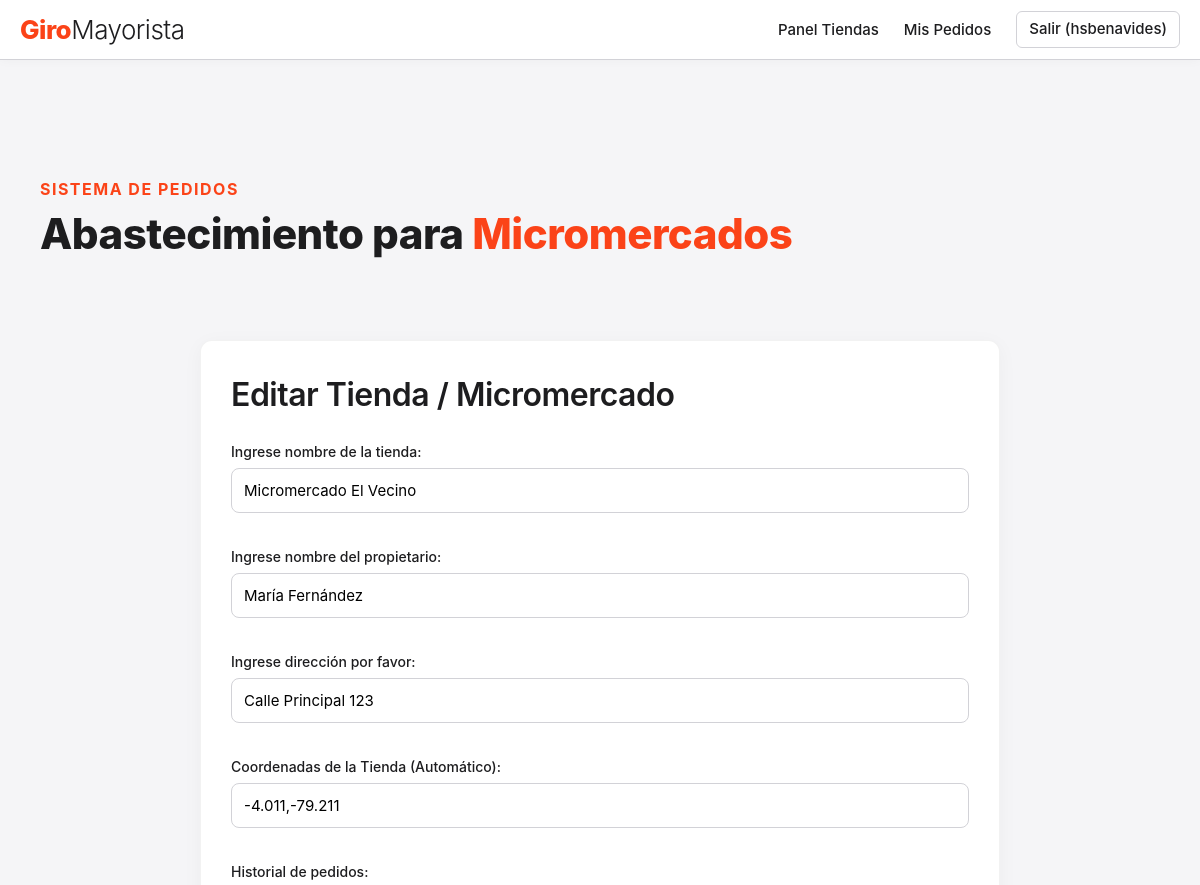
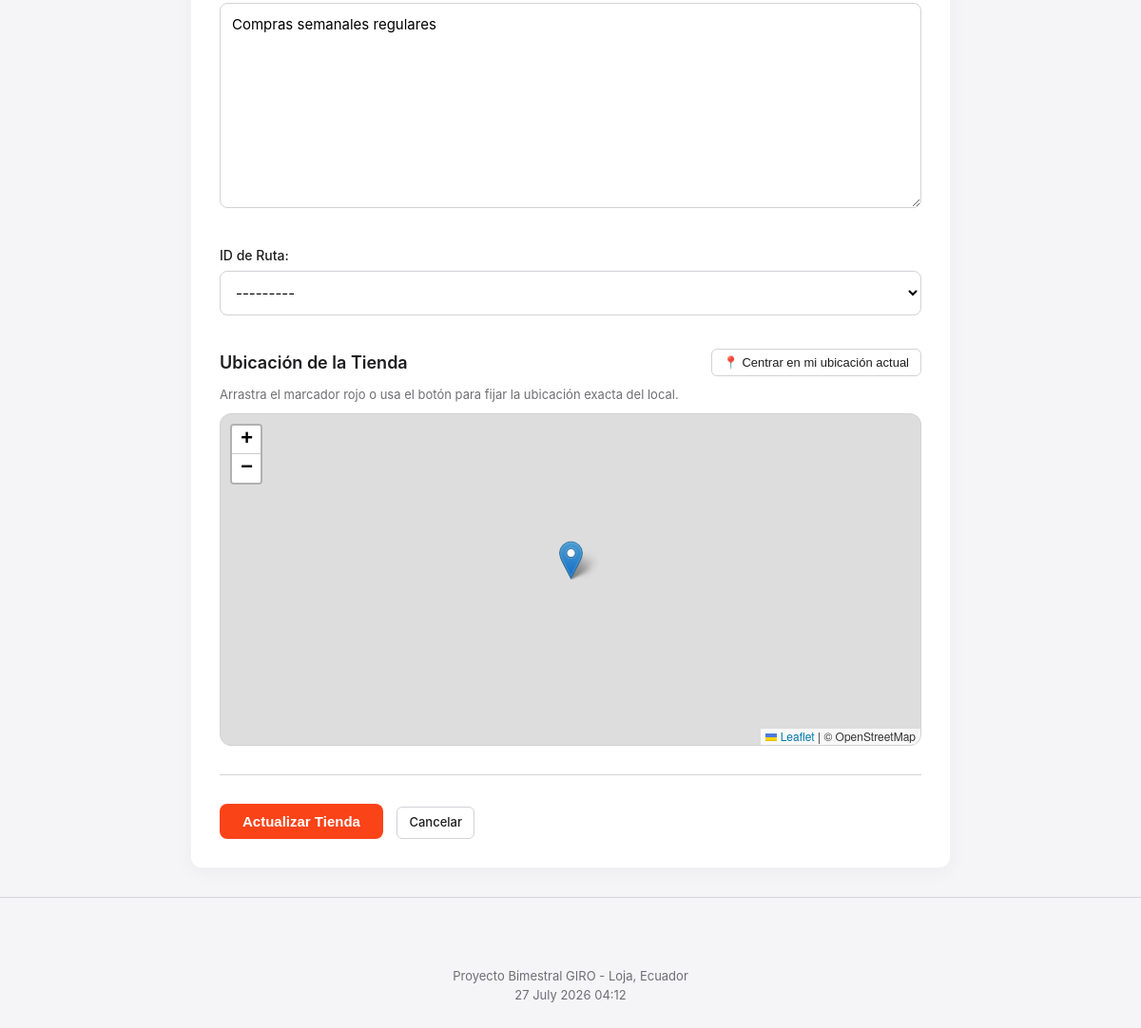
Screenshot of /editar_cliente/1 (signed in) with the database file from the repository (2 pictures, top to bottom).
### appGiro/models.py (models this page shows, shortened)
class Cliente(models.Model):
    nombreTienda = models.CharField(max_length=100)
    propietario = models.CharField(max_length=100)
    direccion = models.CharField(max_length=200)
    coordenadas = models.CharField(max_length=100)
    historialPedidos = models.TextField()
    rutaId = models.CharField(max_length=100, choices=RUTAS_CHOICES)

### appGiro/views.py (the view)
# urls.py: path('editar_cliente/<int:id>', views.editar_cliente, name='editar_cliente'),
@login_required(login_url='/login/')
def editar_cliente(request, id):
    cliente = Cliente.objects.get(pk=id)
    if request.method=='POST':
        formulario = ClienteForm(request.POST, instance=cliente)
        if formulario.is_valid():
            formulario.save()
            return redirect(index)
    else:
        formulario = ClienteForm(instance=cliente)
    diccionario = {'formulario': formulario}
    return render(request, 'editarCliente.html', diccionario)

### appGiro/forms.py (shortened to what this page needs)
class ClienteForm(ModelForm):
    class Meta:
        model = Cliente
        fields = ['nombreTienda', 'propietario', 'direccion', 'coordenadas', 'historialPedidos', 'rutaId']
        labels = {
            'nombreTienda': _('Ingrese nombre de la tienda'),
            'propietario': _('Ingrese nombre del propietario'),
            'direccion': _('Ingrese dirección por favor'),
            'coordenadas': _('Coordenadas de la Tienda (Automático)'),
            'historialPedidos': _('Historial de pedidos'),
            'rutaId': _('ID de Ruta'),
        }
        widgets = {
            'coordenadas': forms.TextInput(attrs={'readonly': 'readonly', 'id': 'id_coordenadas', 'placeholder': 'Las coordenadas se cargarán con el mapa...'}),
        }

### appGiro/templates/editarCliente.html (shortened to what this page needs)
{% extends 'master.html' %}
{% block content %}
<link rel="stylesheet" href="https://unpkg.com/leaflet@1.9.4/dist/leaflet.css"/>
<div class="card-container" style="max-width: 800px; margin: 0 auto;">
    <h2 style="margin-top: 0; margin-bottom: 20px;">Editar Tienda / Micromercado</h2>
    <form action="" method="post" id="clienteForm">
        {{ formulario.as_p }}
        <div style="margin-top: 20px; margin-bottom: 30px;">
            <div style="display: flex; justify-content: space-between; align-items: center; margin-bottom: 10px;">
                <h3 style="margin: 0; font-size: 18px;">Ubicación de la Tienda</h3>
                <button type="button" id="btn-geolocate" class="btn-secondary" style="background-color: #fff;">📍 Centrar en mi ubicación actual</button>
            </div>
            <p style="font-size: 13px; color: var(--text-muted); margin-top: 0; margin-bottom: 10px;">Arrastra el marcador rojo o usa el botón para fijar la ubicación exacta del local.</p>
            <div id="map" style="height: 350px; width: 100%; border-radius: 12px; border: 1px solid var(--border-color); z-index: 1;"></div>
        </div>
        <hr>
        <button type="submit" class="btn-primary">Actualizar Tienda</button>
        <a href="{% url 'index' %}" class="btn-secondary" style="margin-left: 10px;">Cancelar</a>
    </form>
</div>
{% endblock %}

### appGiro/templates/master.html (shortened to what this page needs)
<!DOCTYPE html>
<html lang="es">
<head>
    {% load static %}
    <link rel="stylesheet" href="{% static 'css/style.css' %}">
</head>
<body>
    <header class="header-area">
        <div class="container">
            <div class="row">
                <div class="col-12">
                    <nav class="main-nav">
                        <a href="{% url 'index' %}" class="logo">
                            <h4>Giro<span>Mayorista</span></h4>
                        </a>
            <ul class="nav">
              {% if user.is_authenticated %}
                  <li><a href="{% url 'index' %}">Panel Tiendas</a></li>
                  {% if user.is_superuser %}
                      <li><a href="{% url 'crear_vendedor' %}">Nuevo Trabajador</a></li>
                      <li><a href="{% url 'crear_cliente' %}">Nueva Tienda</a></li>
                      <li><a href="{% url 'dashboard_admin' %}" class="btn-primary">Dashboard</a></li>
                  {% else %}
                      <li><a href="{% url 'mis_pedidos' %}">Mis Pedidos</a></li>
                  {% endif %}
                  <li><a href="{% url 'logout' %}" class="btn-secondary">Salir ({{ user.username }})</a></li>
              {% else %}
                  <li><a href="{% url 'landing' %}">Inicio</a></li>
                  <li><a href="{% url 'login' %}">Ingresar</a></li>
                  <li><a href="{% url 'registro' %}" class="btn-primary">Únete</a></li>
              {% endif %}
            </ul>
                    </nav>
                </div>
            </div>
        </div>
    </header>
    <div class="main-banner" id="top">
        <div class="container">
            <div class="row">
                <div class="col-lg-12">
                    <div class="left-content header-text">
                        <h6>Sistema de Pedidos</h6>
                        <h2>Abastecimiento para <em>Micromercados</em></h2>
                    </div>
                </div>
            </div>
        </div>
    </div>
    <div id="services" class="our-services section">
        <div class="container">
            <div class="row">
                <div class="col-lg-12">
                    {% block content %}
                    {% endblock %}
                </div>
            </div>
        </div>
    </div>
    <hr>
    <footer>
        <div class="container">
            <div class="row">
                <div class="col-lg-12">
                    <p>Proyecto Bimestral GIRO - Loja, Ecuador
                        <br>{% now "j F Y H:i" %}
                    </p>
                </div>
            </div>
        </div>
    </footer>
</body>
</html>

### appGiro/static/css/style.css (style rules this page uses)
:root { --primary-color: #FB4318; --primary-hover: #e03b13; --secondary-color: #FFC22F; --text-link: #C43312; --background-color: #f5f5f7; --card-bg: #ffffff; --text-main: #1d1d1f; --text-muted: #6e6e73; --border-color: #d2d2d7; --border-radius: 12px; --font-family: -apple-system, BlinkMacSystemFont, "Segoe UI", Roboto, Helvetica, Arial, sans-serif; }
* { box-sizing: border-box; }
body { background-color: var(--background-color); font-family: var(--font-family); color: var(--text-main); margin: 0; padding: 0; line-height: 1.5; }
.container { max-width: 1200px; margin: 0 auto; padding: 0 20px; }
ul, li { list-style: none; padding: 0; margin: 0; }
h1, h2, h3, h4, h5, h6 { font-weight: 600; color: var(--text-main); }
h2 { font-size: 32px; margin-bottom: 10px; letter-spacing: -0.5px; }
h3 { font-size: 22px; margin-bottom: 10px; }
a { color: var(--text-link); text-decoration: none; transition: color 0.2s ease; }
.btn-primary, button[type="submit"] { background-color: var(--primary-color); color: #ffffff !important; border: none; border-radius: 8px; padding: 10px 24px; font-size: 15px; font-weight: 600; cursor: pointer; transition: background-color 0.2s ease, transform 0.1s ease; display: inline-block; text-align: center; text-decoration: none; }
.btn-secondary { background-color: transparent; color: var(--text-main) !important; border: 1px solid var(--border-color); border-radius: 6px; padding: 6px 12px; font-size: 13px; font-weight: 500; cursor: pointer; text-decoration: none; display: inline-block; transition: all 0.2s ease; }
.header-area { background-color: var(--card-bg); border-bottom: 1px solid var(--border-color); padding: 10px 0; box-shadow: 0 1px 10px rgba(0,0,0,0.03); margin-bottom: 40px; }
.main-nav { display: flex; justify-content: space-between; align-items: center; width: 100%; }
.logo { display: inline-block; text-decoration: none; }
.logo h4 { margin: 0; font-size: 26px; font-weight: 800; color: var(--primary-color); letter-spacing: -0.5px; }
.logo span { color: var(--text-main); font-weight: 300; }
.nav { display: flex; align-items: center; gap: 25px; flex-wrap: wrap; }
.nav li a { color: var(--text-main); font-weight: 500; font-size: 15px; text-decoration: none; }
.main-banner { padding: 40px 20px; text-align: left; margin-bottom: 40px; }
.main-banner h6 { font-size: 16px; text-transform: uppercase; color: var(--primary-color); letter-spacing: 1.5px; margin-bottom: 8px; font-weight: 700; }
.main-banner h2 { font-size: 42px; font-weight: 800; color: var(--text-main); margin: 0; line-height: 1.2; }
.main-banner em { font-style: normal; color: var(--primary-color); }
input[type="text"], input[type="password"], input[type="number"], input[type="date"], select, textarea { width: 100%; padding: 12px; margin-top: 5px; margin-bottom: 15px; border: 1px solid var(--border-color); border-radius: 8px; font-size: 15px; font-family: var(--font-family); box-sizing: border-box; transition: border-color 0.2s, box-shadow 0.2s; background-color: #fff; }
label { font-weight: 500; font-size: 14px; color: var(--text-main); }
.card-container, .formulario-encabezado { background-color: var(--card-bg); border-radius: var(--border-radius); padding: 30px; box-shadow: 0 4px 20px rgba(0, 0, 0, 0.04); margin-bottom: 30px; border: 1px solid rgba(0,0,0,0.05); }
hr { border: none; border-top: 1px solid var(--border-color); margin: 30px 0; }
footer { text-align: center; padding: 30px; color: var(--text-muted); font-size: 13px; }

### rows the page displays
Cliente: nombreTienda "Micromercado El Vecino", propietario "María Fernández", direccion "Calle Principal 123", coordenadas "-4.011,-79.211", historialPedidos "Compras semanales regulares", rutaId "---------"

### other values shown
{{ user.username }} "hsbenavides"
